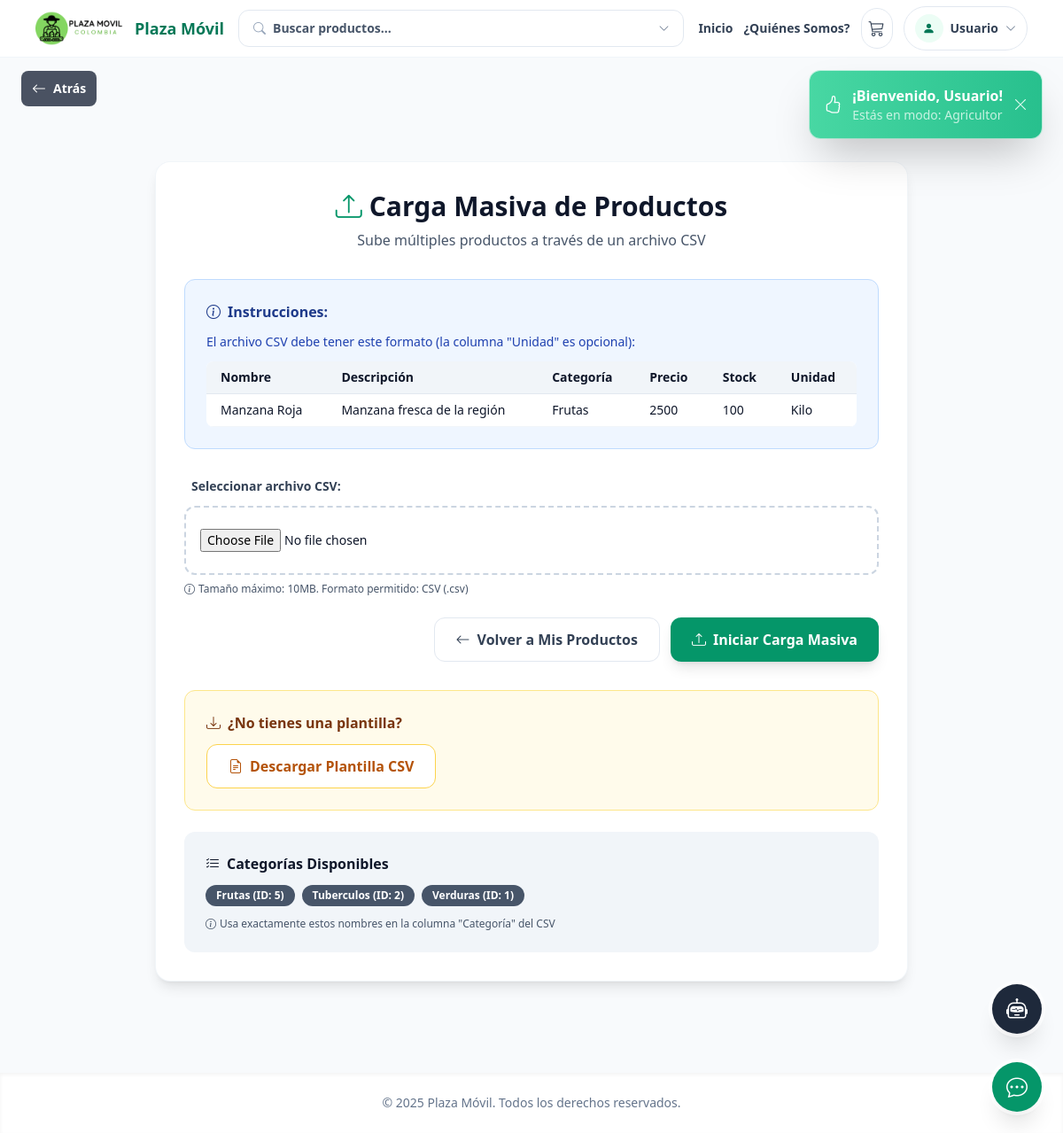
Screenshot of /view/carga_masiva.php (signed in) with the database file from the repository.
### tables this page shows
CREATE TABLE `categoria` (
  `id_categoria` int(11) NOT NULL,
  `nombre` varchar(20) DEFAULT NULL,
  `descripcion` varchar(50) DEFAULT NULL
);

### controller/carga_masiva_controller.php (called while the page is built, shortened)
<?php
require_once '../config/conexion.php';
$stmt = $pdo->query("SELECT id_categoria, nombre FROM categoria ORDER BY nombre");
$categorias = $stmt->fetchAll(PDO::FETCH_ASSOC);
?>

### view/carga_masiva.php (the view, shortened to what this page needs)
<?php
require_once '../config/database.php';
require_once '../controller/carga_masiva_controller.php';
?>
<!DOCTYPE html>
<html lang="es">
<head>
    <script src="https://cdn.tailwindcss.com"></script>
    <link rel="stylesheet" href="https://cdn.jsdelivr.net/npm/bootstrap-icons@1.11.3/font/bootstrap-icons.min.css">
</head>
<body class="bg-slate-50 text-slate-900">
    <?php include '../navbar.php'; ?>
    <div style="height:70px"></div>
    <div class="mx-auto max-w-4xl px-6 py-12">
        <div class="rounded-2xl bg-white shadow-lg ring-1 ring-slate-100 p-8">
            <div class="text-center mb-8">
                <h1 class="text-3xl font-bold text-slate-900 mb-2">
                    <i class="bi bi-upload me-2 text-emerald-600"></i>Carga Masiva de Productos
                </h1>
                <p class="text-slate-600">Sube múltiples productos a través de un archivo CSV</p>
            </div>
            <div class="mb-8 rounded-xl bg-blue-50 border border-blue-200 p-6">
                <h3 class="font-semibold text-blue-900 mb-3"><i class="bi bi-info-circle me-2"></i>Instrucciones:</h3>
                <p class="text-sm text-blue-800 mb-3">El archivo CSV debe tener este formato (la columna "Unidad" es opcional):</p>
                <div class="rounded-lg bg-white overflow-x-auto mt-3">
                    <table class="text-sm w-full">
                        <thead class="bg-slate-100 border-b border-slate-200">
                            <tr>
                                <th class="px-4 py-2 text-left font-semibold">Nombre</th>
                                <th class="px-4 py-2 text-left font-semibold">Descripción</th>
                                <th class="px-4 py-2 text-left font-semibold">Categoría</th>
                                <th class="px-4 py-2 text-left font-semibold">Precio</th>
                                <th class="px-4 py-2 text-left font-semibold">Stock</th>
                                <th class="px-4 py-2 text-left font-semibold">Unidad</th>
                            </tr>
                        </thead>
                        <tbody>
                            <tr class="border-b border-slate-100">
                                <td class="px-4 py-2">Manzana Roja</td>
                                <td class="px-4 py-2">Manzana fresca de la región</td>
                                <td class="px-4 py-2">Frutas</td>
                                <td class="px-4 py-2">2500</td>
                                <td class="px-4 py-2">100</td>
                                <td class="px-4 py-2">Kilo</td>
                            </tr>
                        </tbody>
                    </table>
                </div>
            </div>
            <form action="carga_masiva.php" method="POST" enctype="multipart/form-data" id="formCarga" class="mb-8">
                <div class="mb-6">
                    <label for="archivo_excel" class="block text-sm font-semibold text-slate-700 mb-3">
                        <i class="bi bi-file-earmark-csv me-2"></i>Seleccionar archivo CSV:
                    </label>
                    <input type="file" class="w-full rounded-xl border-2 border-dashed border-slate-300 px-4 py-6 text-sm outline-none transition focus:border-emerald-400 focus:ring-2 focus:ring-emerald-100 cursor-pointer"
                           id="archivo_excel" name="archivo_excel" accept=".csv" required>
                    <p class="text-xs text-slate-600 mt-2">
                        <i class="bi bi-info-circle me-1"></i>Tamaño máximo: 10MB. Formato permitido: CSV (.csv)
                    </p>
                </div>
                <div class="flex gap-3 justify-end">
                    <a href="mis_productos.php" class="rounded-xl border border-slate-200 text-slate-700 font-semibold px-6 py-3 hover:bg-slate-50 transition">
                        <i class="bi bi-arrow-left me-2"></i>Volver a Mis Productos
                    </a>
                    <button type="submit" class="rounded-xl bg-emerald-600 text-white font-semibold px-6 py-3 hover:bg-emerald-500 transition shadow-lg" id="btnCargar">
                        <i class="bi bi-upload me-2"></i>Iniciar Carga Masiva
                    </button>
                </div>
            </form>
            <div class="rounded-xl bg-amber-50 border border-amber-200 p-6 mb-6">
                <h4 class="font-semibold text-amber-900 mb-3"><i class="bi bi-download me-2"></i>¿No tienes una plantilla?</h4>
                <a href="../controller/descargar_plantilla.php?tipo=csv"
                   class="inline-flex items-center gap-2 rounded-xl border border-amber-300 bg-white text-amber-700 font-semibold px-6 py-3 hover:bg-amber-50 transition">
                    <i class="bi bi-file-earmark-text"></i> Descargar Plantilla CSV
                </a>
            </div>
            <div class="rounded-xl bg-slate-100 p-6">
                <h4 class="font-semibold text-slate-900 mb-3"><i class="bi bi-list-check me-2"></i>Categorías Disponibles</h4>
                <div class="flex flex-wrap gap-2">
                    <?php foreach ($categorias as $cat): ?>
                        <span class="rounded-full bg-slate-600 text-white text-xs font-semibold px-3 py-1">
                            <?= htmlspecialchars($cat['nombre']); ?> (ID: <?= $cat['id_categoria']; ?>)
                        </span>
                    <?php endforeach; ?>
                </div>
                <p class="text-xs text-slate-600 mt-3"><i class="bi bi-info-circle me-1"></i>Usa exactamente estos nombres en la columna "Categoría" del CSV</p>
            </div>
        </div>
    </div>
    <footer class="mt-14 bg-white py-6 text-center text-sm text-slate-500 shadow-inner">
        &copy; 2025 Plaza Móvil. Todos los derechos reservados.
    </footer>
</body>
</html>

### rows the page displays
categoria: nombre "Frutas", id_categoria "5"
categoria: nombre "Tuberculos", id_categoria "2"
categoria: nombre "Verduras", id_categoria "1"

### other values shown
$navbarUserName "Usuario"
$navbarUserRole "Agricultor"
